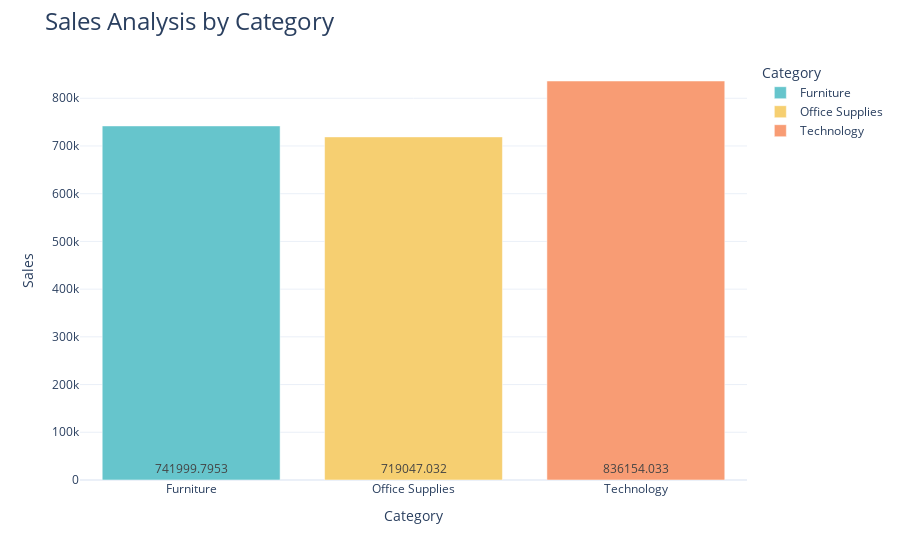

The code cell stored with this chart in its notebook:
### Code cell
import plotly.express as px

sales_by_category = data.groupby('Category')['Sales'].sum().reset_index()

fig = px.bar(sales_by_category, 
             x='Category',
             y='Sales',
             color='Category',
             color_discrete_sequence=px.colors.qualitative.Pastel,
             text='Sales')  

fig.update_traces(insidetextanchor='start', textposition='inside')  
fig.update_layout(title_text='Sales Analysis by Category', title_font=dict(size=24))

fig.show()

### Figure 1 — Plotly figure (JSON) as saved in the notebook; plotly's stock layout.template omitted (floating-point values rounded to 4 significant figures)
{"data": [{"alignmentgroup": "True", "hovertemplate": "Category=%{x}<br>Sales=%{text}<extra></extra>", "insidetextanchor": "start", "legendgroup": "Furniture", "marker": {"color": "rgb(102, 197, 204)", "pattern": {"shape": ""}}, "name": "Furniture", "offsetgroup": "Furniture", "orientation": "v", "showlegend": true, "text": [742000.0], "textposition": "inside", "type": "bar", "x": ["Furniture"], "xaxis": "x", "y": [742000.0], "yaxis": "y"}, {"alignmentgroup": "True", "hovertemplate": "Category=%{x}<br>Sales=%{text}<extra></extra>", "insidetextanchor": "start", "legendgroup": "Office Supplies", "marker": {"color": "rgb(246, 207, 113)", "pattern": {"shape": ""}}, "name": "Office Supplies", "offsetgroup": "Office Supplies", "orientation": "v", "showlegend": true, "text": [719000.0], "textposition": "inside", "type": "bar", "x": ["Office Supplies"], "xaxis": "x", "y": [719000.0], "yaxis": "y"}, {"alignmentgroup": "True", "hovertemplate": "Category=%{x}<br>Sales=%{text}<extra></extra>", "insidetextanchor": "start", "legendgroup": "Technology", "marker": {"color": "rgb(248, 156, 116)", "pattern": {"shape": ""}}, "name": "Technology", "offsetgroup": "Technology", "orientation": "v", "showlegend": true, "text": [836200.0], "textposition": "inside", "type": "bar", "x": ["Technology"], "xaxis": "x", "y": [836200.0], "yaxis": "y"}], "layout": {"barmode": "relative", "legend": {"title": {"text": "Category"}, "tracegroupgap": 0}, "margin": {"t": 60}, "title": {"font": {"size": 24}, "text": "Sales Analysis by Category"}, "xaxis": {"anchor": "y", "categoryarray": ["Furniture", "Office Supplies", "Technology"], "categoryorder": "array", "domain": [0, 1], "title": {"text": "Category"}}, "yaxis": {"anchor": "x", "domain": [0, 1], "title": {"text": "Sales"}}}}
